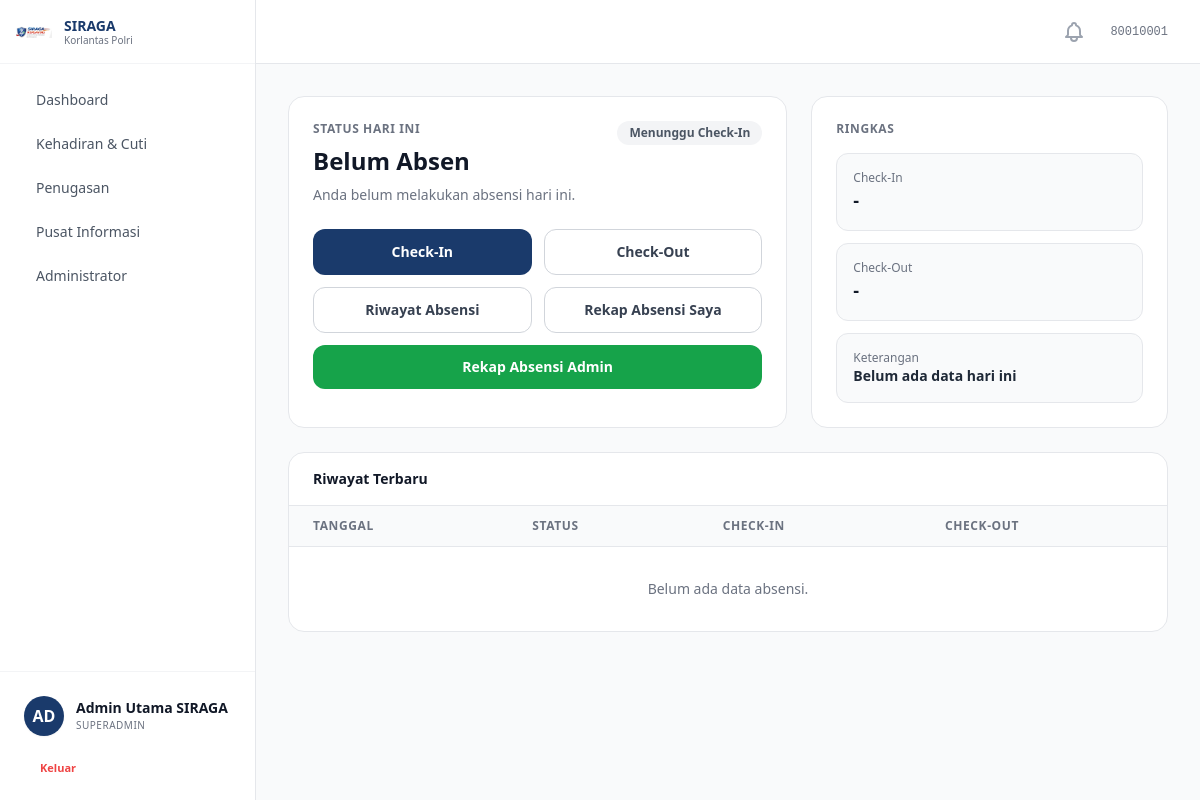
The app's page /absensi/ (signed in) with its own data.
### accounts/models.py (models this page shows, shortened)
class MenuItem(models.Model):
    label = models.CharField(max_length=100, verbose_name='Label')
    path = models.CharField(max_length=200, blank=True, verbose_name='Path / URL Name')
    icon = models.CharField(max_length=100, blank=True, verbose_name='Icon')
    parent = models.ForeignKey(
        'self', on_delete=models.CASCADE, null=True, blank=True,
        related_name='submenus', verbose_name='Parent Menu'
    )
    sort_order = models.IntegerField(default=0, verbose_name='Sort Order')
    is_active = models.BooleanField(default=True, verbose_name='Active')
    class Meta:
        verbose_name = 'Menu Item'
        verbose_name_plural = 'Menu Items'
        ordering = ['sort_order', 'label']
    def get_url(self):
        try:
            return reverse(self.path)
        except NoReverseMatch:
            return self.path

class Personel(AbstractBaseUser, PermissionsMixin):
    ROLE_CHOICES = [
        ('personel', 'Personel'),
        ('operator', 'Operator'),
        ('pimpinan', 'Pimpinan'),
        ('superadmin', 'Superadmin'),
    ]
    PANGKAT_CHOICES = [
        ('Bharada', 'Bharada'),
        ('Bhayangkara', 'Bhayangkara'),
        ('Bripda', 'Bripda'),
        ('Briptu', 'Briptu'),
        ('Brigpol', 'Brigpol'),
        ('Bripka', 'Bripka'),
        ('Aipda', 'Aipda'),
        ('Aiptu', 'Aiptu'),
        ('Ipda', 'Ipda'),
        ('Iptu', 'Iptu'),
        ('AKP', 'AKP'),
        ('Kompol', 'Kompol'),
        ('AKBP', 'AKBP'),
        ('Kombespol', 'Kombespol'),
        ('Brigjen Pol', 'Brigjen Pol'),
        ('Irjen Pol', 'Irjen Pol'),
        ('Komjen Pol', 'Komjen Pol'),
        ('Jenderal Pol', 'Jenderal Pol'),
    ]
    nrp = models.CharField(max_length=20, unique=True, verbose_name='NRP')
    nama_lengkap = models.CharField(max_length=200, verbose_name='Nama Lengkap')
    email = models.EmailField(blank=True, verbose_name='Email')
    no_hp = models.CharField(max_length=20, blank=True, verbose_name='No. HP')
    pangkat = models.CharField(max_length=50, choices=PANGKAT_CHOICES, blank=True, verbose_name='Pangkat')
    jabatan = models.CharField(max_length=200, blank=True, verbose_name='Jabatan')
    satker = models.ForeignKey(
        Satker, on_delete=models.SET_NULL, null=True, blank=True,
        related_name='personel', verbose_name='Satuan Kerja'
    )
    role = models.CharField(max_length=20, choices=ROLE_CHOICES, default='personel', verbose_name='Role')
    role_obj = models.ForeignKey(
        Role, on_delete=models.SET_NULL, null=True, blank=True,
        related_name='personel_set', verbose_name='Role (Object)'
    )
    foto = models.ImageField(upload_to='foto_personel/', blank=True, null=True, verbose_name='Foto')
    is_active = models.BooleanField(default=False)
    status_verifikasi = models.CharField(
        max_length=20,
        choices=[('pending', 'Pending'), ('approved', 'Approved')],
        default='pending'
    )
    is_staff = models.BooleanField(default=False)
    tanggal_bergabung = models.DateTimeField(auto_now_add=True)
    tanggal_nonaktif = models.DateTimeField(null=True, blank=True, verbose_name='Tanggal Dinonaktifkan')
    alasan_nonaktif = models.TextField(blank=True, verbose_name='Alasan Dinonaktifkan')
    objects = PersonelManager()
    USERNAME_FIELD = 'nrp'
    REQUIRED_FIELDS = ['nama_lengkap']
    class Meta:
        verbose_name = 'Personel'
        verbose_name_plural = 'Personel'
        ordering = ['nama_lengkap']
    @property
    def is_superadmin(self):
        if self.role_obj:
            return self.role_obj.nama.lower() == 'superadmin'
        return self.role == 'superadmin'

class Role(models.Model):
    nama = models.CharField(max_length=100, unique=True, verbose_name='Nama Role')
    deskripsi = models.TextField(blank=True, verbose_name='Deskripsi')
    dibuat_pada = models.DateTimeField(default=timezone.now, verbose_name='Dibuat Pada')
    menus = models.ManyToManyField(MenuItem, blank=True, related_name='roles', verbose_name='Menu Access')
    class Meta:
        verbose_name = 'Role'
        verbose_name_plural = 'Role'
        ordering = ['nama']

### absensi/views.py (the view)
# urls.py: path('', views.dashboard_view, name='dashboard'),
@login_required
def dashboard_view(request):
    today_record = _get_today_record(request.user)
    recent_records = RekorAbsensi.objects.filter(personel=request.user).select_related('sprin').order_by('-tanggal', '-waktu_masuk')[:5]
    context = {
        'absensi': today_record,
        'sudah_checkin': bool(today_record and today_record.waktu_masuk),
        'sudah_checkout': bool(today_record and today_record.waktu_keluar),
        'label_hari_ini': _get_record_badge(today_record) if today_record else 'Belum Absen',
        'recent_records': recent_records,
        'is_terlambat_hari_ini': _is_terlambat(today_record),
    }
    return render(request, 'absensi/dashboard.html', context)

### templates/absensi/dashboard.html (shortened to what this page needs)
{% extends 'base.html' %}
{% block content %}
<div class="max-w-5xl mx-auto space-y-6">
  <div class="grid grid-cols-1 lg:grid-cols-[1.4fr,1fr] gap-6">
    <section class="bg-white rounded-2xl border border-gray-200 p-6">
      <div class="flex items-start justify-between gap-4">
        <div>
          <p class="text-xs font-semibold text-gray-500 uppercase tracking-wider mb-2">Status Hari Ini</p>
          <h1 class="text-2xl font-bold text-gray-900">{{ label_hari_ini }}</h1>
          {% if absensi and absensi.waktu_masuk %}
          <p class="text-sm text-gray-500 mt-2">
            Check-in {{ absensi.waktu_masuk|time:"H:i" }} WIB
            {% if absensi.waktu_keluar %} • Check-out {{ absensi.waktu_keluar|time:"H:i" }} WIB{% endif %}
          </p>
          {% else %}
          <p class="text-sm text-gray-500 mt-2">Anda belum melakukan absensi hari ini.</p>
          {% endif %}
        </div>
        <span class="inline-flex items-center px-3 py-1 rounded-full text-xs font-semibold {% if sudah_checkout %}bg-green-100 text-green-700{% elif sudah_checkin %}bg-amber-100 text-amber-700{% else %}bg-gray-100 text-gray-600{% endif %}">
          {% if sudah_checkout %}Selesai{% elif sudah_checkin %}Sedang Berjalan{% else %}Menunggu Check-In{% endif %}
        </span>
      </div>
      <div class="grid grid-cols-1 sm:grid-cols-2 gap-3 mt-6">
        <a href="{% url 'absensi:checkin' %}" class="inline-flex items-center justify-center gap-2 px-4 py-3 rounded-xl bg-[#1a3a6b] text-white text-sm font-semibold hover:bg-[#2d5da6] transition-colors">
          Check-In
        </a>
        <a href="{% url 'absensi:checkout' %}" class="inline-flex items-center justify-center gap-2 px-4 py-3 rounded-xl border border-gray-300 text-gray-700 text-sm font-semibold hover:bg-gray-50 transition-colors">
          Check-Out
        </a>
        <a href="{% url 'absensi:history' %}" class="inline-flex items-center justify-center gap-2 px-4 py-3 rounded-xl border border-gray-300 text-gray-700 text-sm font-semibold hover:bg-gray-50 transition-colors">
          Riwayat Absensi
        </a>
        <a href="{% url 'absensi:rekap_pribadi' %}" class="inline-flex items-center justify-center gap-2 px-4 py-3 rounded-xl border border-gray-300 text-gray-700 text-sm font-semibold hover:bg-gray-50 transition-colors">
          Rekap Absensi Saya
        </a>
        {% if user.role == 'superadmin' or user.role == 'operator' or user.role == 'pimpinan' %}
        <a href="{% url 'absensi:rekap_admin' %}" class="sm:col-span-2 inline-flex items-center justify-center gap-2 px-4 py-3 rounded-xl bg-green-600 text-white text-sm font-semibold hover:bg-green-700 transition-colors">
          Rekap Absensi Admin
        </a>
        {% endif %}
      </div>
    </section>
    <section class="bg-white rounded-2xl border border-gray-200 p-6">
      <p class="text-xs font-semibold text-gray-500 uppercase tracking-wider mb-4">Ringkas</p>
      <div class="space-y-3">
        <div class="rounded-xl bg-gray-50 border border-gray-200 p-4">
          <p class="text-xs text-gray-500">Check-In</p>
          <p class="text-lg font-bold text-gray-900">{{ absensi.waktu_masuk|time:"H:i"|default:"-" }}</p>
        </div>
        <div class="rounded-xl bg-gray-50 border border-gray-200 p-4">
          <p class="text-xs text-gray-500">Check-Out</p>
          <p class="text-lg font-bold text-gray-900">{{ absensi.waktu_keluar|time:"H:i"|default:"-" }}</p>
        </div>
        <div class="rounded-xl bg-gray-50 border border-gray-200 p-4">
          <p class="text-xs text-gray-500">Keterangan</p>
          <p class="text-sm font-semibold text-gray-800">
            {% if absensi %}
              {% if absensi.sprin_id %}Terkait sprin dinas{% elif is_terlambat_hari_ini %}Masuk lewat dari jam 08:00{% else %}Absensi reguler{% endif %}
            {% else %}
              Belum ada data hari ini
            {% endif %}
          </p>
        </div>
      </div>
    </section>
  </div>
  <section class="bg-white rounded-2xl border border-gray-200 overflow-hidden">
    <div class="px-6 py-4 border-b border-gray-200">
      <h2 class="text-sm font-semibold text-gray-900">Riwayat Terbaru</h2>
    </div>
    <div class="overflow-x-auto">
      <table class="w-full text-left border-collapse">
        <thead>
          <tr class="bg-gray-50 border-b border-gray-200 text-xs uppercase text-gray-500 font-semibold tracking-wider">
            <th class="px-6 py-3">Tanggal</th>
            <th class="px-6 py-3">Status</th>
            <th class="px-6 py-3">Check-In</th>
            <th class="px-6 py-3">Check-Out</th>
          </tr>
        </thead>
        <tbody class="divide-y divide-gray-200">
          {% for record in recent_records %}
          <tr class="hover:bg-gray-50 transition-colors">
            <td class="px-6 py-4 text-sm font-semibold text-gray-900">{{ record.tanggal|date:"d M Y" }}</td>
            <td class="px-6 py-4 text-sm text-gray-700">
              {% if record.sprin_id %}Dinas Luar{% elif record.status == 'cuti' %}Cuti{% elif record.status == 'izin' %}Izin{% elif record.status == 'sakit' %}Sakit{% else %}Hadir{% endif %}
            </td>
            <td class="px-6 py-4 text-sm font-mono text-gray-700">{{ record.waktu_masuk|time:"H:i"|default:"-" }}</td>
            <td class="px-6 py-4 text-sm font-mono text-gray-700">{{ record.waktu_keluar|time:"H:i"|default:"-" }}</td>
          </tr>
          {% empty %}
          <tr>
            <td colspan="4" class="px-6 py-8 text-center text-sm text-gray-500">Belum ada data absensi.</td>
          </tr>
          {% endfor %}
        </tbody>
      </table>
    </div>
  </section>
</div>
{% endblock %}

### templates/base.html (shortened to what this page needs)
{% load static %}
<!DOCTYPE html>
<html lang="id" class="h-full">
<head>
  <script src="https://cdn.tailwindcss.com"></script>
  <link rel="stylesheet" href="{% static 'css/custom.css' %}" />
</head>
<body class="h-full bg-gray-50 text-gray-900 antialiased" x-data="{ sidebarOpen: true }">
  {% if user.is_authenticated %}
  <div class="flex h-screen overflow-hidden">
    <aside
      :class="sidebarOpen ? 'w-64' : 'w-20'"
      class="flex flex-col bg-white border-r border-gray-200 transition-all duration-300 ease-in-out z-20 overflow-x-hidden"
    >
      <div class="flex h-16 items-center justify-between px-4 border-b border-gray-100 shrink-0">
        <div class="flex items-center gap-3" x-show="sidebarOpen" x-transition:enter.opacity.duration.300ms>
          {% load static %}
          <img src="{% static 'images/logo-siraga.png' %}" alt="SIRAGA" class="w-9 h-9 object-contain" />
          <div>
            <p class="text-sm font-bold text-[#1a3a6b] leading-tight">SIRAGA</p>
            <p class="text-[10px] text-gray-500 leading-tight">Korlantas Polri</p>
          </div>
        </div>
        <button @click="sidebarOpen = !sidebarOpen"
                class="p-2 rounded-lg text-gray-400 hover:bg-gray-100 hover:text-primary transition-colors shrink-0"
                :class="!sidebarOpen ? 'mx-auto' : ''">
        </button>
      </div>
      <div class="flex-1 overflow-y-auto py-4 px-3 space-y-1 custom-scrollbar">
        {% for menu in sidebar_menus %}
          {% if not menu.submenus.all %}
            <a href="{{ menu.get_url }}"
               class="flex items-center gap-3 px-3 py-2.5 rounded-xl transition-all group hover:bg-primary/5"
               :class="!sidebarOpen ? 'justify-center' : ''">
              <span x-show="sidebarOpen" x-transition.opacity class="text-sm font-medium text-gray-600 group-hover:text-primary whitespace-nowrap">
                {{ menu.label }}
              </span>
            </a>
          {% else %}
            <div x-data="{ dropdownOpen: false }">
              <button @click="dropdownOpen = !dropdownOpen"
                      class="w-full flex items-center justify-between px-3 py-2.5 rounded-xl transition-all group hover:bg-primary/5"
                      :class="!sidebarOpen ? 'justify-center' : ''">
                <div class="flex items-center gap-3">
                  <span x-show="sidebarOpen" x-transition.opacity class="text-sm font-medium text-gray-600 group-hover:text-primary whitespace-nowrap">
                    {{ menu.label }}
                  </span>
                </div>
              </button>
            </div>
          {% endif %}
        {% endfor %}
      </div>
      <div class="mt-auto border-t border-gray-100 p-4 shrink-0">
        <a href="{% url 'accounts:profil' %}"
           class="flex items-center gap-3 p-2 rounded-xl hover:bg-gray-50 transition-all group"
           :class="!sidebarOpen ? 'justify-center' : ''">
          <div class="flex h-10 w-10 shrink-0 items-center justify-center rounded-full bg-primary text-white font-bold group-hover:ring-4 group-hover:ring-primary/10 transition-all shadow-sm">
            {% if user.foto %}
              <img src="{{ user.foto.url }}" class="h-10 w-10 rounded-full object-cover" alt="Foto Profil">
            {% else %}
              {{ user.nama_lengkap|slice:":2"|upper }}
            {% endif %}
          </div>
          <div x-show="sidebarOpen" x-transition.opacity class="flex flex-col overflow-hidden whitespace-nowrap">
            <span class="text-sm font-semibold text-gray-900 truncate">{{ user.nama_lengkap }}</span>
            <span class="text-[10px] text-gray-500 truncate uppercase tracking-wider font-medium">{{ user.role_obj.nama}}</span>
          </div>
        </a>
        <form action="{% url 'accounts:logout' %}" method="POST" class="mt-2">
          <button type="submit"
                  class="flex w-full items-center gap-3 px-3 py-2 text-[11px] font-bold text-red-500 hover:bg-red-50 rounded-lg transition-colors"
                  :class="!sidebarOpen ? 'justify-center' : ''">
            <span x-show="sidebarOpen" x-transition.opacity>Keluar</span>
          </button>
        </form>
      </div>
    </aside>
    <main class="flex-1 flex flex-col min-w-0 bg-gray-50 overflow-hidden">
      <header class="h-16 bg-white border-b border-gray-200 flex items-center justify-between px-8 shrink-0">
        <div class="flex items-center gap-4">
          <div class="relative" id="notification-dropdown-wrapper">
              <button type="button" id="notification-btn" class="relative p-2 text-gray-400 hover:text-[#1a3a6b] transition-colors focus:outline-none">
              </button>
          </div>
          <span class="text-xs text-gray-500 font-mono">{{ user.nrp }}</span>
        </div>
      </header>
      <div class="flex-1 overflow-y-auto p-8 custom-scrollbar">
        {% block content %}{% endblock %}
      </div>
    </main>
  </div>
  {% else %}
      {% block full_page %}{% endblock %}
  {% endif %}
</body>
</html>

### records on screen
MenuItem: label "Dashboard"
MenuItem: label "Kehadiran & Cuti"
MenuItem: label "Penugasan"
MenuItem: label "Pusat Informasi"
MenuItem: label "Administrator"
Personel: nama_lengkap "AD", nama_lengkap "Admin Utama SIRAGA", role_obj.nama "SUPERADMIN", nrp "80010001"

### other values on screen
{{ label_hari_ini }} "Belum Absen"
{{ absensi.waktu_masuk|time:"H:i"|default:"-" }} "-"
{{ absensi.waktu_keluar|time:"H:i"|default:"-" }} "-"
